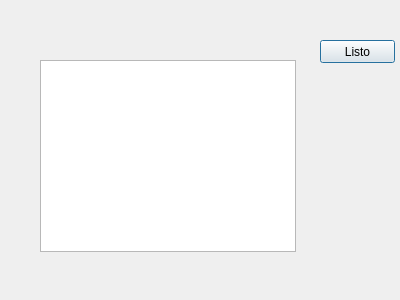
<?xml version="1.0" encoding="UTF-8"?>
<ui version="4.0">
 <class>VentanaCampos</class>
 <widget class="QDialog" name="VentanaCampos">
  <property name="geometry">
   <rect>
    <x>0</x>
    <y>0</y>
    <width>400</width>
    <height>300</height>
   </rect>
  </property>
  <property name="windowTitle">
   <string>Dialog</string>
  </property>
  <widget class="QListView" name="listFields">
   <property name="geometry">
    <rect>
     <x>40</x>
     <y>60</y>
     <width>256</width>
     <height>192</height>
    </rect>
   </property>
  </widget>
  <widget class="QPushButton" name="pushButton">
   <property name="geometry">
    <rect>
     <x>320</x>
     <y>40</y>
     <width>75</width>
     <height>23</height>
    </rect>
   </property>
   <property name="text">
    <string>Listo</string>
   </property>
  </widget>
 </widget>
 <resources/>
 <connections/>
</ui>
